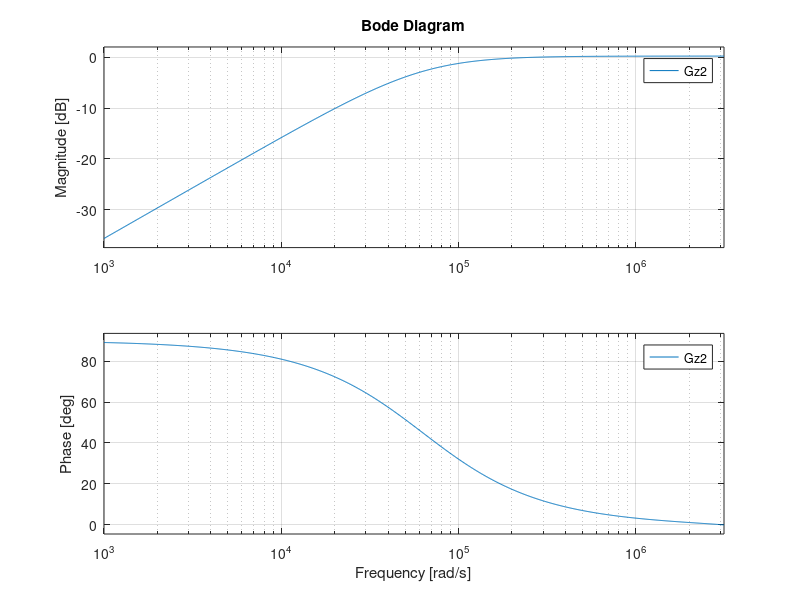

The MATLAB source for this figure:
fc = 10e3;
tau = 1/(2*pi*fc);
s = tf('s');
h=tf([tau,0],[tau, 1])

Ts = 1e-6;
numerator = [tau, 0];
denominator = [tau, 1];

Gs = tf(numerator, denominator)
Gz = tf(numerator, denominator, Ts);


Gz2=c2d(Gs, Ts)

figure;
bode(Gz2);

